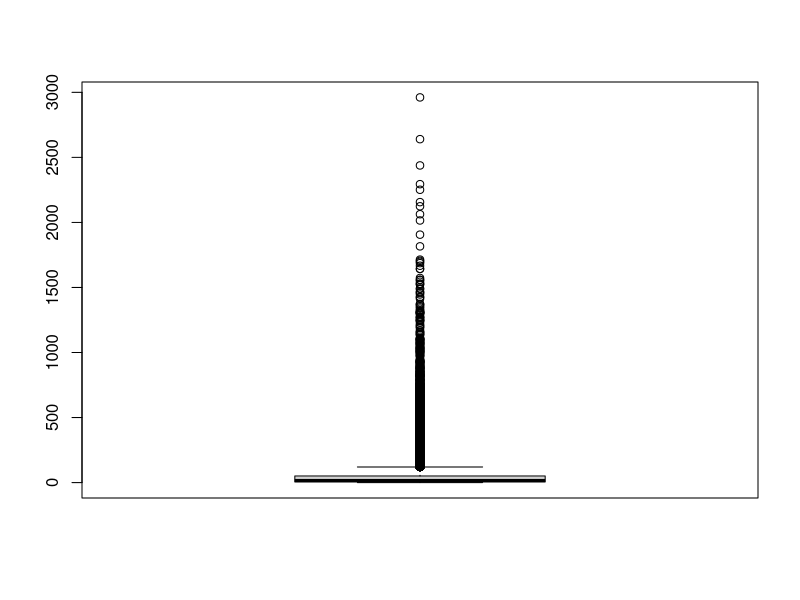
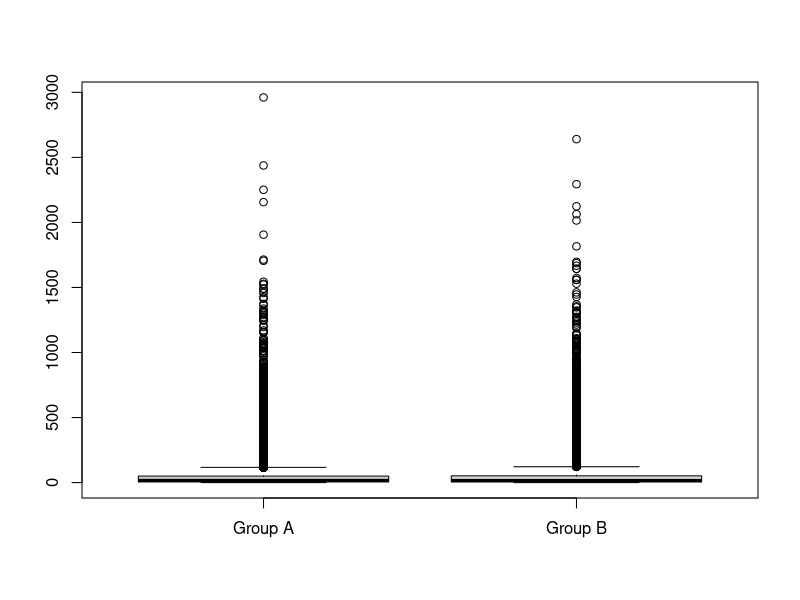
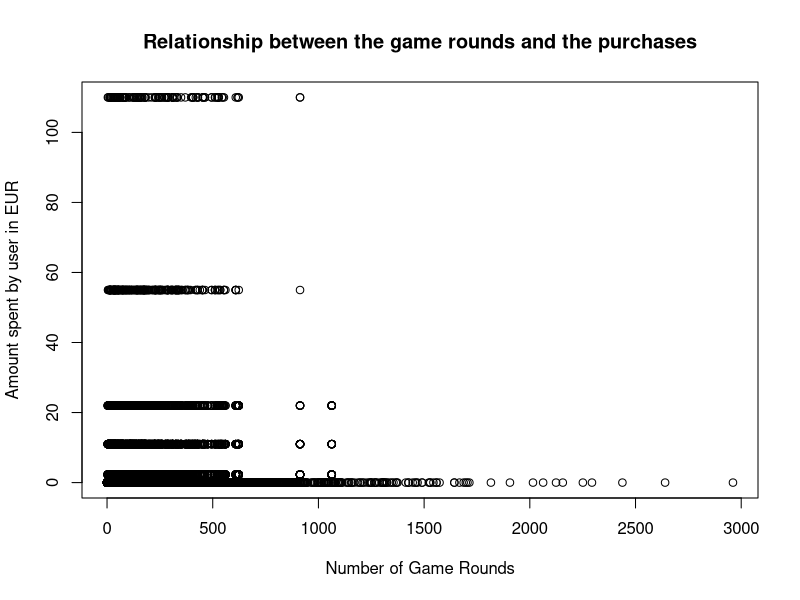

The R source for these figures, in order:
## ---- chunk 1
knitr::opts_chunk$set(echo = TRUE)
## ---- chunk 2
  DS <- read.csv("cookie_cats_ABtest.csv", sep = ",")
  PR <- read.csv("cookie_cats_purch.csv", sep = ",")
  
  str(DS)
  str(PR)
## ---- chunk 3
  naUserid <- which(is.na(DS$userid)) ; naUserid
  DS <- DS[-naUserid, ]
## ---- chunk 4
  table(DS$retention_1)
  DS$retention_1[DS$retention_1 == "false "] = FALSE
  DS$retention_1[DS$retention_1 == "  true "] = TRUE
  table(DS$retention_1)
## ---- chunk 5
  DS <- DS[-which.max(DS$sum_gamerounds), ]
## ---- chunk 6
  inexistentValues <- which((PR$id %in% DS$userid) == FALSE) ; inexistentValues
  PR <- PR[-inexistentValues, ]
  which((PR$id %in% DS$userid) == FALSE)
## ---- chunk 7
  naPurch <- which(is.na(PR$purch)) ; naPurch
  PR <- PR[-naPurch, ]
## ---- chunk 8
  PR['purch'] <-  as.numeric(gsub("[a-zA-Z]","", PR$purch))
## ---- chunk 9
  PR$purch[PR$purch < 0] <- -(PR$purch[PR$purch < 0])
  unique(PR$purch)
## ---- chunk 10
  nrow(DS)
## ---- chunk 11
  table(DS$version)
## ---- chunk 12
  boxplot(DS$sum_gamerounds)
  groupA <- DS$sum_gamerounds[DS$version == "gate_30"]
  groupB <- DS$sum_gamerounds[DS$version == "gate_40"]
  boxplot(groupA, groupB, names = c("Group A", "Group B"))
## ---- chunk 13
  activeUsersDay1 <- sum(DS$retention_1 == TRUE)
  totalUsers <- nrow(DS)
  percentageRetentionDay1 <- activeUsersDay1 * 100 / totalUsers
  paste(as.character(round(percentageRetentionDay1, 3)),"%")
## ---- chunk 14
  activeUsersDay7 <- sum(DS$retention_1 == TRUE & DS$retention_7 == TRUE)
  percentageRetentionDay7 <- activeUsersDay7 * 100 / totalUsers
  paste(as.character(round(percentageRetentionDay7, 3)),"%")
## ---- chunk 15
  non.playing.users <- sum(DS$retention_1 == FALSE & DS$retention_7 == FALSE) ; non.playing.users
## ---- chunk 16
  percentageNonPlayingUsers <- non.playing.users * 100 / totalUsers
  paste(as.character(round(percentageNonPlayingUsers, 2)),"%")
## ---- chunk 17
  num.users.DS <- nrow(DS) ; num.users.DS
  num.users.PR <- nrow(PR) ; num.users.PR
  PR.AND.DS.USERS <- sum(num.users.DS, num.users.PR) ; PR.AND.DS.USERS
  
  percentage.paying.users <- num.users.PR * 100 / PR.AND.DS.USERS ; percentage.paying.users
  paste(as.character(round(percentage.paying.users, 2)), "%")
## ---- chunk 18
  repeated <- length(table(PR$id))
  percentage.multiple.purchases <- repeated * 100 / num.users.PR
  paste(as.character(round(percentage.multiple.purchases, 2)), "%")
## ---- chunk 19
  #stdev <- sqrt(sum((dataset$A)^2) / (length(dataset$A)-1))
## ---- chunk 20
  library(dplyr)
  merge.all <-merge(DS,PR,by.x="userid",by.y="id", all = TRUE)
  merge.all$purch[is.na(merge.all$purch)] <- 0
  
  merge.purch = merge(DS,PR,by.x="userid",by.y="id")
## ---- chunk 21
  plot(merge.all$sum_gamerounds, merge.all$purch, xlab = "Number of Game Rounds", ylab = "Amount spent by user in EUR", main = "Relationship between the game rounds and the purchases")
## ---- chunk 22
  lm.all <- lm(merge.all$purch ~ merge.all$sum_gamerounds, merge.all)
  lm.all

  
  lm.just.purch <- lm(merge.purch$purch ~ merge.purch$sum_gamerounds, merge.purch)
  lm.just.purch

## ---- chunk 23
  summary(lm.all)
  summary(lm.just.purch)
## ---- chunk 24

## ---- chunk 25
